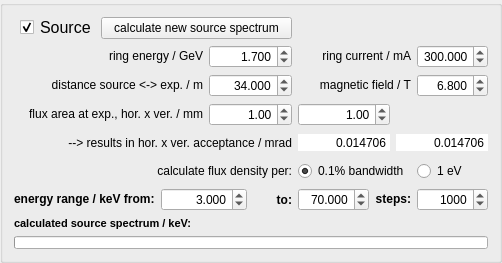
     <widget class="QGroupBox" name="groupBox">
      <layout class="QGridLayout" name="gridLayout_2">
       <item row="0" column="0">
        <widget class="QCheckBox" name="source_in">
         <property name="maximumSize">
          <size>
           <width>20</width>
           <height>16777215</height>
          </size>
         </property>
         <property name="font">
          <font>
           <weight>75</weight>
           <bold>true</bold>
          </font>
         </property>
         <property name="toolTip">
          <string>&lt;html&gt;&lt;head/&gt;&lt;body&gt;&lt;p&gt;Take out the source spectrum and calculate only the transmitivity/reflectivity of the chosen optical elements. Almost no computational load required. Changes in the energy range incorporated immediately. &lt;/p&gt;&lt;/body&gt;&lt;/html&gt;</string>
         </property>
         <property name="layoutDirection">
          <enum>Qt::RightToLeft</enum>
         </property>
         <property name="text">
          <string/>
         </property>
         <property name="checked">
          <bool>true</bool>
         </property>
        </widget>
       </item>
       <item row="0" column="1">
        <widget class="QLabel" name="label_parameter_2">
         <property name="sizePolicy">
          <sizepolicy hsizetype="Preferred" vsizetype="Fixed">
           <horstretch>0</horstretch>
           <verstretch>0</verstretch>
          </sizepolicy>
         </property>
         <property name="font">
          <font>
           <pointsize>12</pointsize>
           <weight>50</weight>
           <bold>false</bold>
          </font>
         </property>
         <property name="text">
          <string>Source</string>
         </property>
        </widget>
       </item>
       <item row="0" column="2" colspan="4">
        <widget class="QPushButton" name="calc_source">
         <property name="toolTip">
          <string>&lt;html&gt;&lt;head/&gt;&lt;body&gt;&lt;p&gt;Runs a flux density calculation for a bending magnet with settings given in the source-bloc. Depending on the energy range size this can take up to a minute to finish (~10.000 steps ). &lt;/p&gt;&lt;/body&gt;&lt;/html&gt;</string>
         </property>
         <property name="text">
          <string>calculate new source spectrum</string>
         </property>
        </widget>
       </item>
       <item row="1" column="4" colspan="2">
        <widget class="QDoubleSpinBox" name="electron_e">
         <property name="toolTip">
          <string>Electron beam energy in GeV. BESSY II: 1.7 GeV</string>
         </property>
         <property name="alignment">
          <set>Qt::AlignRight|Qt::AlignTrailing|Qt::AlignVCenter</set>
         </property>
         <property name="decimals">
          <number>3</number>
         </property>
         <property name="minimum">
          <double>0.100000000000000</double>
         </property>
         <property name="maximum">
          <double>5.000000000000000</double>
         </property>
         <property name="singleStep">
          <double>0.100000000000000</double>
         </property>
         <property name="value">
          <double>1.700000000000000</double>
         </property>
        </widget>
       </item>
       <item row="1" column="9">
        <widget class="QDoubleSpinBox" name="ring_current">
         <property name="toolTip">
          <string>Electron beam current in mA. BESSY II normal user operation mode: ~300 mA</string>
         </property>
         <property name="alignment">
          <set>Qt::AlignRight|Qt::AlignTrailing|Qt::AlignVCenter</set>
         </property>
         <property name="decimals">
          <number>3</number>
         </property>
         <property name="minimum">
          <double>0.001000000000000</double>
         </property>
         <property name="maximum">
          <double>600.000000000000000</double>
         </property>
         <property name="singleStep">
          <double>50.000000000000000</double>
         </property>
         <property name="value">
          <double>300.000000000000000</double>
         </property>
        </widget>
       </item>
       <item row="2" column="4" colspan="2">
        <widget class="QDoubleSpinBox" name="distance">
         <property name="toolTip">
          <string>Distance from the source spot inside the WLS to the experiment. Distance from source to kapton window: 34 m</string>
         </property>
         <property name="alignment">
          <set>Qt::AlignRight|Qt::AlignTrailing|Qt::AlignVCenter</set>
         </property>
         <property name="decimals">
          <number>3</number>
         </property>
         <property name="minimum">
          <double>0.001000000000000</double>
         </property>
         <property name="maximum">
          <double>100.000000000000000</double>
         </property>
         <property name="singleStep">
          <double>1.000000000000000</double>
         </property>
         <property name="value">
          <double>34.000000000000000</double>
         </property>
        </widget>
       </item>
       <item row="2" column="9">
        <widget class="QDoubleSpinBox" name="magnetic_field">
         <property name="toolTip">
          <string>Magnetic field of the bending magnet in T. BAMline-WLS: 7 T</string>
         </property>
         <property name="alignment">
          <set>Qt::AlignRight|Qt::AlignTrailing|Qt::AlignVCenter</set>
         </property>
         <property name="decimals">
          <number>3</number>
         </property>
         <property name="minimum">
          <double>0.100000000000000</double>
         </property>
         <property name="maximum">
          <double>10.000000000000000</double>
         </property>
         <property name="singleStep">
          <double>0.100000000000000</double>
         </property>
         <property name="value">
          <double>6.800000000000000</double>
         </property>
        </widget>
       </item>
       <item row="3" column="0" colspan="4">
        <widget class="QLabel" name="label_param1_26">
         <property name="sizePolicy">
          <sizepolicy hsizetype="Minimum" vsizetype="Fixed">
           <horstretch>0</horstretch>
           <verstretch>0</verstretch>
          </sizepolicy>
         </property>
         <property name="minimumSize">
          <size>
           <width>0</width>
           <height>22</height>
          </size>
         </property>
         <property name="font">
          <font>
           <weight>50</weight>
           <bold>false</bold>
          </font>
         </property>
         <property name="text">
          <string>flux area at exp., hor. x ver. / mm</string>
         </property>
         <property name="alignment">
          <set>Qt::AlignRight|Qt::AlignTrailing|Qt::AlignVCenter</set>
         </property>
        </widget>
       </item>
       <item row="4" column="6" colspan="2">
        <widget class="QDoubleSpinBox" name="hor_acceptance">
         <property name="toolTip">
          <string>&lt;html&gt;&lt;head/&gt;&lt;body&gt;&lt;p&gt;The horizontal acceptance = arctan(hor. flux / 2 * distance). Calculates automatically when the users changes the flux area or the distance source &amp;lt;-&amp;gt; experiment.&lt;/p&gt;&lt;/body&gt;&lt;/html&gt;</string>
         </property>
         <property name="wrapping">
          <bool>false</bool>
         </property>
         <property name="frame">
          <bool>false</bool>
         </property>
         <property name="alignment">
          <set>Qt::AlignRight|Qt::AlignTrailing|Qt::AlignVCenter</set>
         </property>
         <property name="readOnly">
          <bool>true</bool>
         </property>
         <property name="buttonSymbols">
          <enum>QAbstractSpinBox::NoButtons</enum>
         </property>
         <property name="decimals">
          <number>6</number>
         </property>
         <property name="value">
          <double>0.014706000000000</double>
         </property>
        </widget>
       </item>
       <item row="4" column="8" colspan="2">
        <widget class="QDoubleSpinBox" name="ver_acceptance">
         <property name="toolTip">
          <string>&lt;html&gt;&lt;head/&gt;&lt;body&gt;&lt;p&gt;The vertical acceptance = arctan(ver. flux / 2 * distance). Calculates automatically when the users changes the flux area or the distance source &amp;lt;-&amp;gt; experiment.&lt;/p&gt;&lt;/body&gt;&lt;/html&gt;</string>
         </property>
         <property name="frame">
          <bool>false</bool>
         </property>
         <property name="alignment">
          <set>Qt::AlignRight|Qt::AlignTrailing|Qt::AlignVCenter</set>
         </property>
         <property name="readOnly">
          <bool>true</bool>
         </property>
         <property name="buttonSymbols">
          <enum>QAbstractSpinBox::NoButtons</enum>
         </property>
         <property name="decimals">
          <number>6</number>
         </property>
         <property name="value">
          <double>0.014706000000000</double>
         </property>
        </widget>
       </item>
       <item row="6" column="0" colspan="3">
        <widget class="QLabel" name="label_param1_4">
         <property name="sizePolicy">
          <sizepolicy hsizetype="Minimum" vsizetype="Fixed">
           <horstretch>0</horstretch>
           <verstretch>0</verstretch>
          </sizepolicy>
         </property>
         <property name="minimumSize">
          <size>
           <width>0</width>
           <height>22</height>
          </size>
         </property>
         <property name="font">
          <font>
           <weight>75</weight>
           <bold>true</bold>
          </font>
         </property>
         <property name="text">
          <string>energy range / keV from:</string>
         </property>
         <property name="alignment">
          <set>Qt::AlignLeading|Qt::AlignLeft|Qt::AlignVCenter</set>
         </property>
        </widget>
       </item>
       <item row="6" column="3" colspan="2">
        <widget class="QDoubleSpinBox" name="e_min">
         <property name="toolTip">
          <string>The lowest energy you want to calculate.</string>
         </property>
         <property name="alignment">
          <set>Qt::AlignRight|Qt::AlignTrailing|Qt::AlignVCenter</set>
         </property>
         <property name="decimals">
          <number>3</number>
         </property>
         <property name="minimum">
          <double>0.100000000000000</double>
         </property>
         <property name="maximum">
          <double>250.000000000000000</double>
         </property>
         <property name="value">
          <double>3.000000000000000</double>
         </property>
        </widget>
       </item>
       <item row="6" column="5">
        <widget class="QLabel" name="label_3">
         <property name="font">
          <font>
           <weight>75</weight>
           <bold>true</bold>
          </font>
         </property>
         <property name="text">
          <string>to:</string>
         </property>
         <property name="alignment">
          <set>Qt::AlignRight|Qt::AlignTrailing|Qt::AlignVCenter</set>
         </property>
        </widget>
       </item>
       <item row="6" column="6">
        <widget class="QDoubleSpinBox" name="e_max">
         <property name="toolTip">
          <string>The highest energy you want to calculate.</string>
         </property>
         <property name="alignment">
          <set>Qt::AlignRight|Qt::AlignTrailing|Qt::AlignVCenter</set>
         </property>
         <property name="decimals">
          <number>3</number>
         </property>
         <property name="minimum">
          <double>0.100000000000000</double>
         </property>
         <property name="maximum">
          <double>250.000000000000000</double>
         </property>
         <property name="value">
          <double>70.000000000000000</double>
         </property>
        </widget>
       </item>
       <item row="6" column="7" colspan="2">
        <widget class="QLabel" name="label_param1_5">
         <property name="sizePolicy">
          <sizepolicy hsizetype="Minimum" vsizetype="Fixed">
           <horstretch>0</horstretch>
           <verstretch>0</verstretch>
          </sizepolicy>
         </property>
         <property name="minimumSize">
          <size>
           <width>0</width>
           <height>22</height>
          </size>
         </property>
         <property name="font">
          <font>
           <weight>75</weight>
           <bold>true</bold>
          </font>
         </property>
         <property name="text">
          <string>steps:</string>
         </property>
         <property name="alignment">
          <set>Qt::AlignRight|Qt::AlignTrailing|Qt::AlignVCenter</set>
         </property>
        </widget>
       </item>
       <item row="6" column="9">
        <widget class="QSpinBox" name="e_step">
         <property name="toolTip">
          <string>&lt;html&gt;&lt;head/&gt;&lt;body&gt;&lt;p&gt;Number of the steps to calculate between lowest and highest energy. Note that a high number of steps requires long time to calculate: almost a minute for ~10.000 steps.&lt;/p&gt;&lt;/body&gt;&lt;/html&gt;</string>
         </property>
         <property name="alignment">
          <set>Qt::AlignRight|Qt::AlignTrailing|Qt::AlignVCenter</set>
         </property>
         <property name="minimum">
          <number>100</number>
         </property>
         <property name="maximum">
          <number>1000000</number>
         </property>
         <property name="singleStep">
          <number>1000</number>
         </property>
         <property name="value">
          <number>1000</number>
         </property>
        </widget>
       </item>
       <item row="8" column="0" colspan="10">
        <widget class="QProgressBar" name="progressBar">
         <property name="maximumSize">
          <size>
           <width>16777215</width>
           <height>13</height>
          </size>
         </property>
         <property name="baseSize">
          <size>
           <width>0</width>
           <height>0</height>
          </size>
         </property>
         <property name="value">
          <number>0</number>
         </property>
         <property name="textVisible">
          <bool>false</bool>
         </property>
         <property name="format">
          <string>%p%</string>
         </property>
        </widget>
       </item>
       <item row="3" column="4" colspan="2">
        <widget class="QDoubleSpinBox" name="hor_mm">
         <property name="toolTip">
          <string>Horizontal part of the flux area at the experiment.</string>
         </property>
         <property name="alignment">
          <set>Qt::AlignRight|Qt::AlignTrailing|Qt::AlignVCenter</set>
         </property>
         <property name="decimals">
          <number>2</number>
         </property>
         <property name="minimum">
          <double>0.100000000000000</double>
         </property>
         <property name="maximum">
          <double>185.000000000000000</double>
         </property>
         <property name="singleStep">
          <double>0.100000000000000</double>
         </property>
         <property name="value">
          <double>1.000000000000000</double>
         </property>
        </widget>
       </item>
       <item row="3" column="6" colspan="2">
        <widget class="QDoubleSpinBox" name="ver_mm">
         <property name="toolTip">
          <string>Vertical part of the flux area at the experiment.</string>
         </property>
         <property name="alignment">
          <set>Qt::AlignRight|Qt::AlignTrailing|Qt::AlignVCenter</set>
         </property>
         <property name="decimals">
          <number>2</number>
         </property>
         <property name="minimum">
          <double>0.100000000000000</double>
         </property>
         <property name="maximum">
          <double>37.000000000000000</double>
         </property>
         <property name="singleStep">
          <double>0.100000000000000</double>
         </property>
         <property name="value">
          <double>1.000000000000000</double>
         </property>
        </widget>
       </item>
       <item row="4" column="0" colspan="6">
        <widget class="QLabel" name="label_param1_2">
         <property name="sizePolicy">
          <sizepolicy hsizetype="Minimum" vsizetype="Fixed">
           <horstretch>0</horstretch>
           <verstretch>0</verstretch>
          </sizepolicy>
         </property>
         <property name="minimumSize">
          <size>
           <width>0</width>
           <height>22</height>
          </size>
         </property>
         <property name="font">
          <font>
           <weight>50</weight>
           <bold>false</bold>
          </font>
         </property>
         <property name="text">
          <string>--&gt; results in hor. x ver. acceptance / mrad</string>
         </property>
         <property name="alignment">
          <set>Qt::AlignRight|Qt::AlignTrailing|Qt::AlignVCenter</set>
         </property>
        </widget>
       </item>
       <item row="2" column="0" colspan="4">
        <widget class="QLabel" name="label_param1_27">
         <property name="sizePolicy">
          <sizepolicy hsizetype="Minimum" vsizetype="Fixed">
           <horstretch>0</horstretch>
           <verstretch>0</verstretch>
          </sizepolicy>
         </property>
         <property name="minimumSize">
          <size>
           <width>0</width>
           <height>22</height>
          </size>
         </property>
         <property name="font">
          <font>
           <weight>50</weight>
           <bold>false</bold>
          </font>
         </property>
         <property name="text">
          <string>distance source &lt;-&gt; exp. / m</string>
         </property>
         <property name="alignment">
          <set>Qt::AlignRight|Qt::AlignTrailing|Qt::AlignVCenter</set>
         </property>
        </widget>
       </item>
       <item row="1" column="0" colspan="4">
        <widget class="QLabel" name="label_param1_6">
         <property name="sizePolicy">
          <sizepolicy hsizetype="Minimum" vsizetype="Fixed">
           <horstretch>0</horstretch>
           <verstretch>0</verstretch>
          </sizepolicy>
         </property>
         <property name="minimumSize">
          <size>
           <width>0</width>
           <height>22</height>
          </size>
         </property>
         <property name="font">
          <font>
           <weight>50</weight>
           <bold>false</bold>
          </font>
         </property>
         <property name="text">
          <string>ring energy / GeV</string>
         </property>
         <property name="alignment">
          <set>Qt::AlignRight|Qt::AlignTrailing|Qt::AlignVCenter</set>
         </property>
        </widget>
       </item>
       <item row="1" column="6" colspan="3">
        <widget class="QLabel" name="label_param1_7">
         <property name="sizePolicy">
          <sizepolicy hsizetype="Minimum" vsizetype="Fixed">
           <horstretch>0</horstretch>
           <verstretch>0</verstretch>
          </sizepolicy>
         </property>
         <property name="minimumSize">
          <size>
           <width>0</width>
           <height>22</height>
          </size>
         </property>
         <property name="font">
          <font>
           <weight>50</weight>
           <bold>false</bold>
          </font>
         </property>
         <property name="text">
          <string>ring current / mA</string>
         </property>
         <property name="alignment">
          <set>Qt::AlignRight|Qt::AlignTrailing|Qt::AlignVCenter</set>
         </property>
        </widget>
       </item>
       <item row="2" column="6" colspan="3">
        <widget class="QLabel" name="label_param1_8">
         <property name="sizePolicy">
          <sizepolicy hsizetype="Minimum" vsizetype="Fixed">
           <horstretch>0</horstretch>
           <verstretch>0</verstretch>
          </sizepolicy>
         </property>
         <property name="minimumSize">
          <size>
           <width>0</width>
           <height>22</height>
          </size>
         </property>
         <property name="font">
          <font>
           <weight>50</weight>
           <bold>false</bold>
          </font>
         </property>
         <property name="text">
          <string>magnetic field / T</string>
         </property>
         <property name="alignment">
          <set>Qt::AlignRight|Qt::AlignTrailing|Qt::AlignVCenter</set>
         </property>
        </widget>
       </item>
       <item row="7" column="0" colspan="10">
        <widget class="QLabel" name="source_calc_info">
         <property name="sizePolicy">
          <sizepolicy hsizetype="Preferred" vsizetype="Preferred">
           <horstretch>0</horstretch>
           <verstretch>0</verstretch>
          </sizepolicy>
         </property>
         <property name="minimumSize">
          <size>
           <width>365</width>
           <height>0</height>
          </size>
         </property>
         <property name="font">
          <font>
           <pointsize>8</pointsize>
           <weight>75</weight>
           <bold>true</bold>
          </font>
         </property>
         <property name="toolTip">
          <string>The last calculated source spectrum. This array is processed almost instantly with the optic-settings below. </string>
         </property>
         <property name="text">
          <string>calculated source spectrum / keV:</string>
         </property>
        </widget>
       </item>
       <item row="5" column="9">
        <widget class="QRadioButton" name="dist_e_eV">
         <property name="toolTip">
          <string>The resulted flux density is per 1 eV.</string>
         </property>
         <property name="text">
          <string>1 eV</string>
         </property>
         <property name="autoExclusive">
          <bool>false</bool>
         </property>
        </widget>
       </item>
       <item row="5" column="6" colspan="3">
        <widget class="QRadioButton" name="dist_e_bandwidth">
         <property name="toolTip">
          <string>The resulted flux density is per 0.1% bandwidth.</string>
         </property>
         <property name="text">
          <string>0.1% bandwidth</string>
         </property>
         <property name="checked">
          <bool>true</bool>
         </property>
         <property name="autoExclusive">
          <bool>false</bool>
         </property>
        </widget>
       </item>
       <item row="5" column="0" colspan="6">
        <widget class="QLabel" name="label_param1_9">
         <property name="sizePolicy">
          <sizepolicy hsizetype="Minimum" vsizetype="Fixed">
           <horstretch>0</horstretch>
           <verstretch>0</verstretch>
          </sizepolicy>
         </property>
         <property name="minimumSize">
          <size>
           <width>0</width>
           <height>22</height>
          </size>
         </property>
         <property name="font">
          <font>
           <weight>50</weight>
           <bold>false</bold>
          </font>
         </property>
         <property name="text">
          <string>calculate flux density per:</string>
         </property>
         <property name="alignment">
          <set>Qt::AlignRight|Qt::AlignTrailing|Qt::AlignVCenter</set>
         </property>
        </widget>
       </item>
      </layout>
     </widget>
